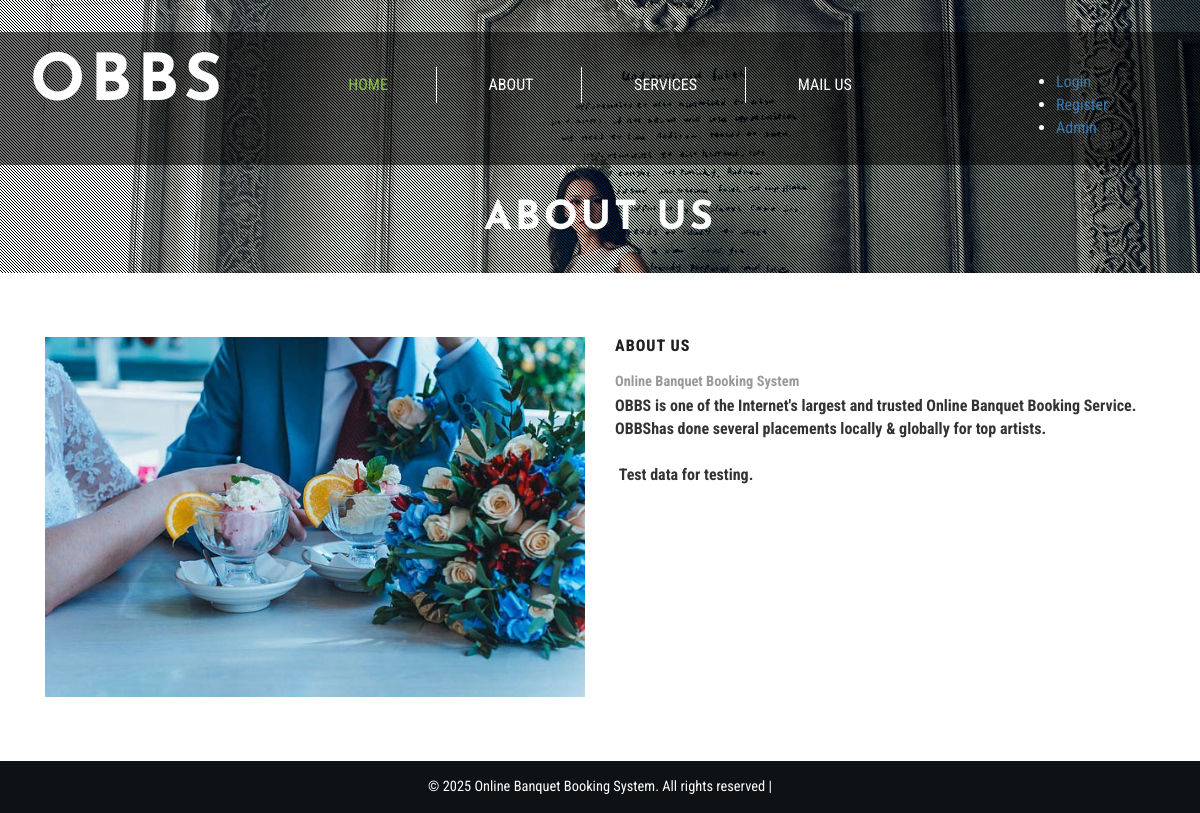
Page /about.php on the committed database.
### tables this page shows
CREATE TABLE `tblpage` (
  `ID` int(10) NOT NULL,
  `PageType` varchar(100) DEFAULT NULL,
  `PageTitle` mediumtext DEFAULT NULL,
  `PageDescription` mediumtext DEFAULT NULL,
  `Email` varchar(200) DEFAULT NULL,
  `MobileNumber` bigint(10) DEFAULT NULL,
  `UpdationDate` timestamp NULL DEFAULT NULL ON UPDATE current_timestamp()
);

### about.php (the view, shortened to what this page needs)
<?php
include('includes/dbconnection.php');
?>
<!DOCTYPE html>
<html lang="en">
<head>
<link href="css/bootstrap.css" rel="stylesheet" type="text/css" media="all" />
<link rel="stylesheet" href="css/style.css" type="text/css" media="all" />
<link href="css/font-awesome.css" rel="stylesheet">
</head>
<body>
	<div class="banner jarallax">
		<div class="agileinfo-dot">
		<?php include_once('includes/header.php');?>
			<div class="wthree-heading">
				<h2>About Us</h2>
			</div>
		</div>
	</div>
	<div class="about-top">
		<div class="container">
			<div class="wthree-services-bottom-grids">
				<div class="col-md-6 wthree-services-left">
					<img src="images/5.jpg" alt="">
				</div>
				<div class="col-md-6 wthree-services-right">
					<div class="wthree-services-right-top">
						 <?php
$sql="SELECT * from tblpage where PageType='aboutus'";
$query = $dbh -> prepare($sql);
$query->execute();
$results=$query->fetchAll(PDO::FETCH_OBJ);
$cnt=1;
if($query->rowCount() > 0)
{
foreach($results as $row)
{               ?>
						<h4><?php  echo htmlentities($row->PageTitle);?></h4>
						<p><?php  echo $row->PageDescription;?></p><?php $cnt=$cnt+1;}} ?>
					</div>
				</div>
				<div class="clearfix"> </div>
			</div>
		</div>
	</div>
	<?php include_once('includes/footer.php');?>
</body>
</html>

### css/style.css (style rules this page uses)
html, body { font-size: 100%; font-family: 'Roboto Condensed', sans-serif; }
body { background:#FFFFFF; }
.banner { background: url(../images/1.jpg) no-repeat 0px 147px; background-size: cover; }
.agileinfo-dot { background: url(../images/dott.png)repeat 0px 0px; background-size: 3px; -webkit-background-size: 3px; -moz-background-size: 3px; -o-background-size: 3px; -ms-background-size: 3px; padding: 1em 0; }
.jarallax { position: relative; background-size: cover; background-repeat: no-repeat; background-position: 50% 50%; }
.banner-bottom,.services,.services-bottom,footer,.about-top,.agile-dot,.team,.gallery,.codes,.typography,.contact,.single { padding:4em 0; }
.wthree-services-left img { width:100%; }
.wthree-services-right-top h4 { color: #212121; font-size: 1em; margin: 0; letter-spacing: 1px; font-weight: 800; text-transform: uppercase; }
.wthree-services-right-top p { color: #999999; font-size: .9em; line-height: 1.8em; margin: 1em 0 0 0; }
.wthree-heading { margin: 2em 0 1em; }
.wthree-heading h2 { color: #ffffff; font-size: 2.5em; text-align: center; margin: 0; letter-spacing: 3px; font-weight: 800; text-transform: uppercase; font-family: 'Josefin Sans', sans-serif; }

### rows in the picture
tblpage: PageTitle "ABOUT US", PageDescription "Online Banquet Booking System OBBS is one of the Internet's largest and trusted Online Banquet Booking Service. OBBShas done several placements locally & globally for top artists. Test data for testing."
